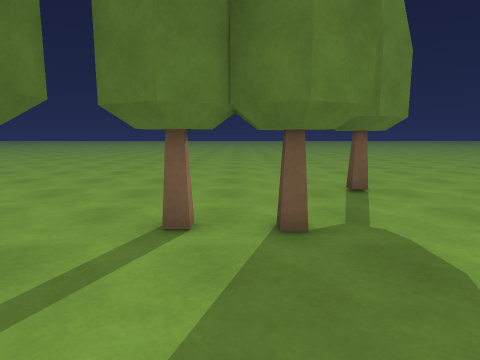
[1] (above)

24 first-person views from a walk through a Unity game level. The camera is 1.3 m above the floor, tilts 8° down and sees 75° across. The floor is counted in squares, 1 m on a side. Each view is taken from the middle of a square. On the plan, view 1 faces up. The plan holds only what a view shows up to about 14 squares ahead; the rest is blank. The place goes on beyond the plan.

[2]
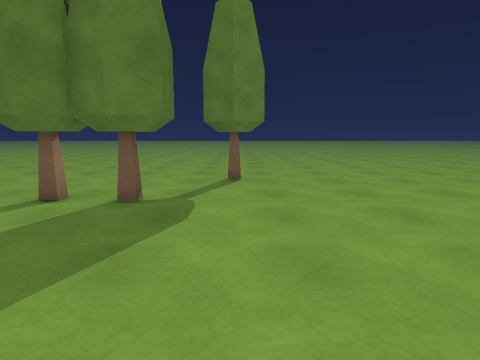

[3]
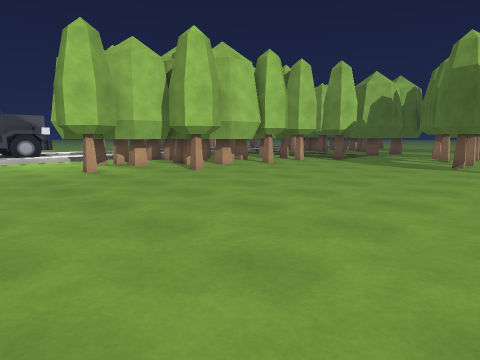

[4]
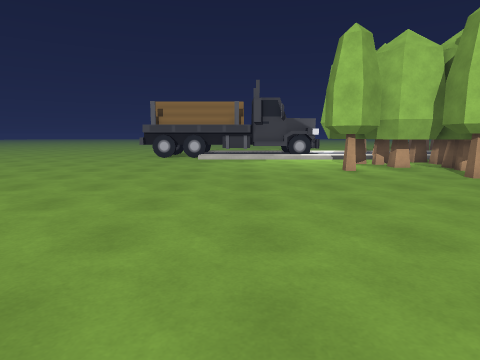

[5]
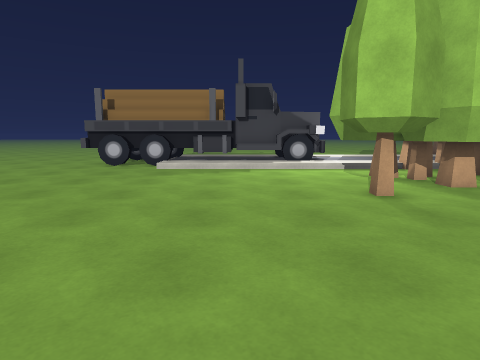

[6]
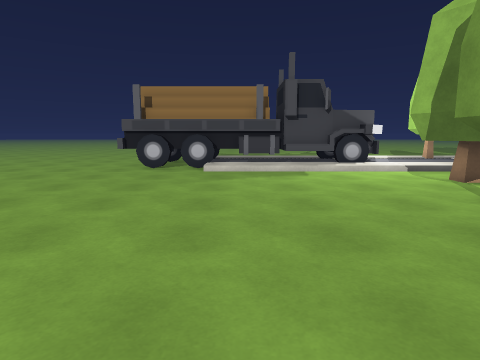

[7]
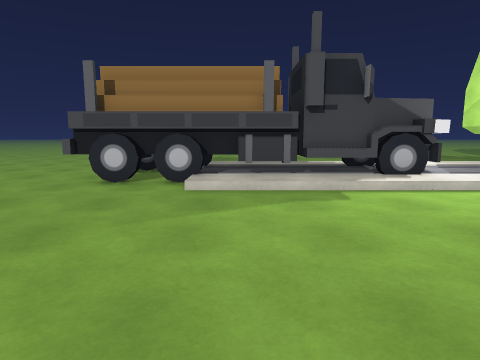

[8]
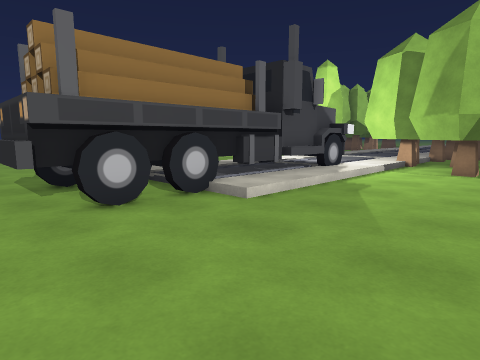

[9]
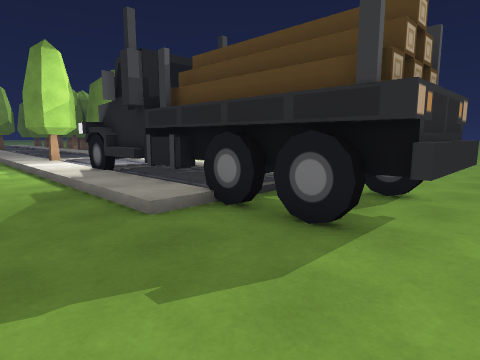

[10]
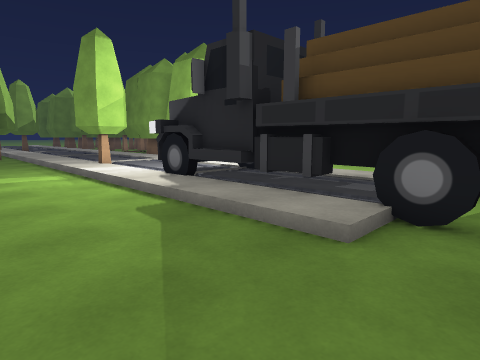

[11]
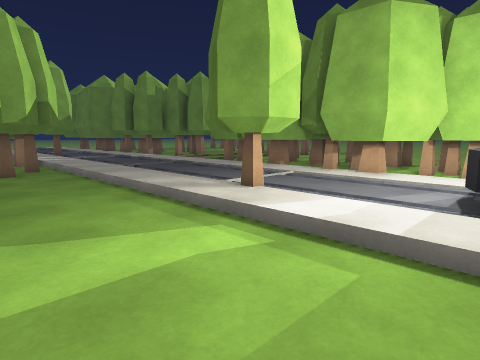

[12]
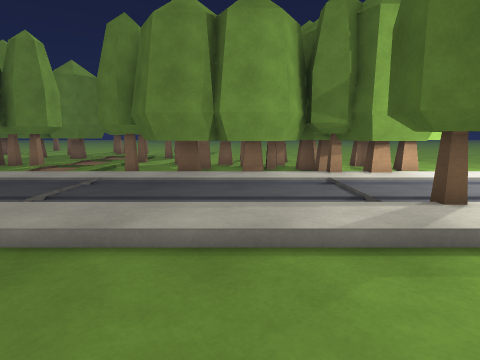

[13]
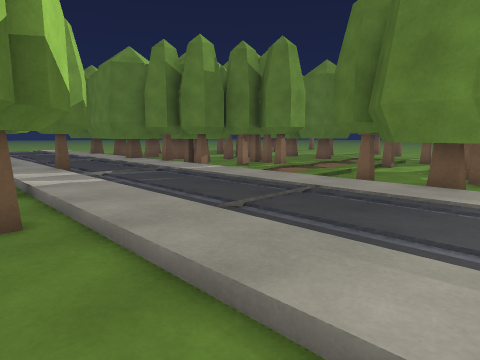

[14]
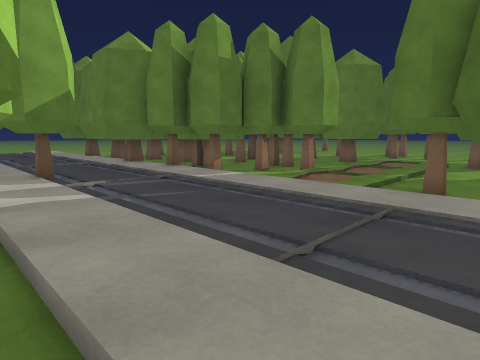

[15]
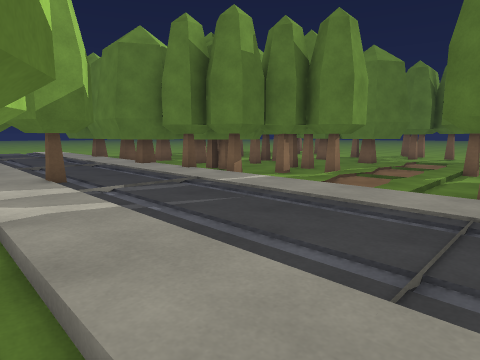

[16]
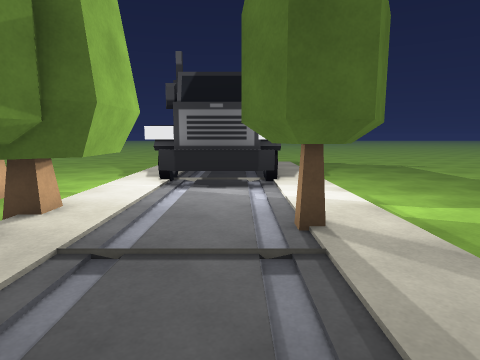

[17]
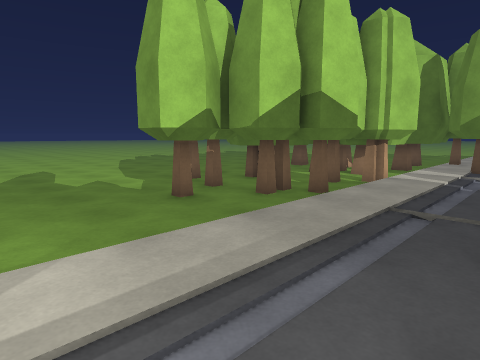

[18]
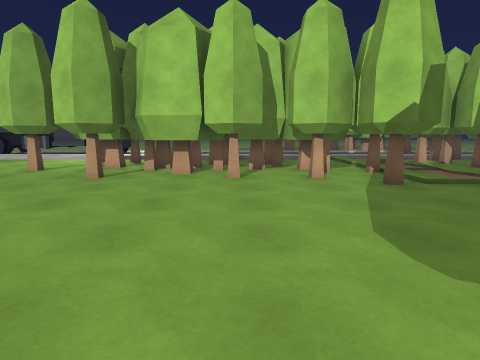

[19]
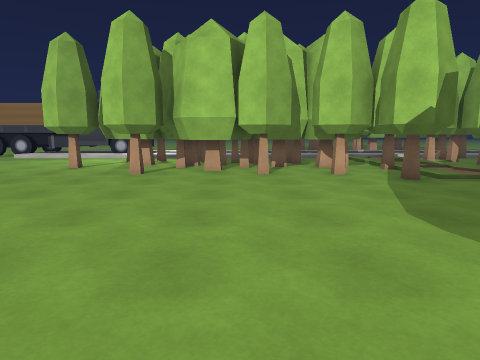

[20]
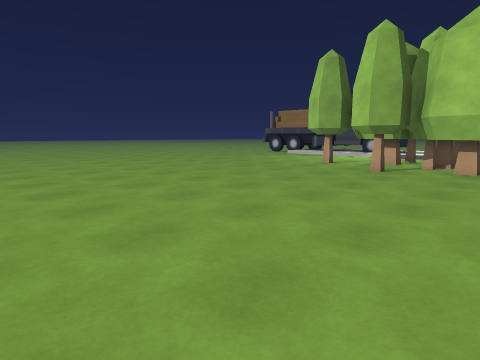

[21]
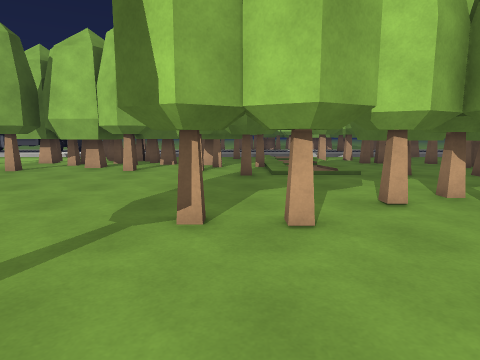

[22]
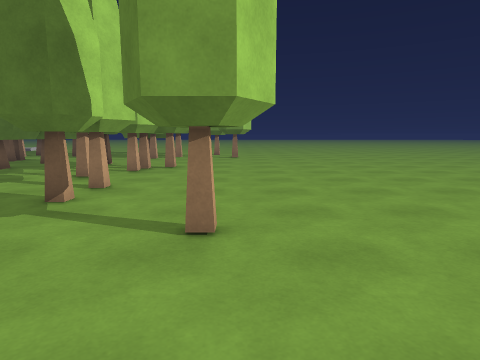

[23]
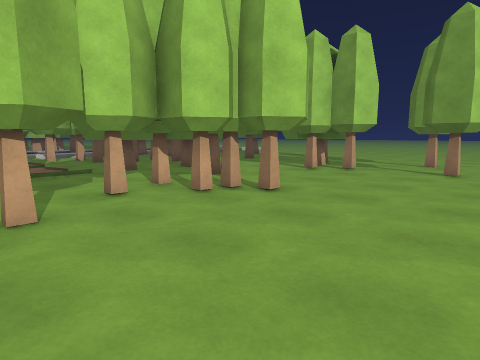

[24]
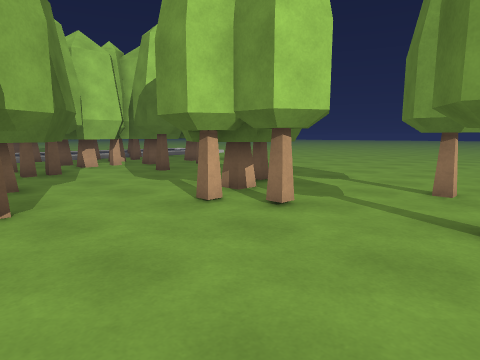

### Floor plan
Key: @ floor where view 1 was taken; # wall or solid block; . main floor; : floor 0.25 m higher than the main floor; / step, stairs or slope; T thing the floor can be seen under or through; R truck.
Columns run from 20 left of view 1 to 23 right of it. Each row starts with its distance up from view 1.
 10             ....................
  9          .......................
  8         #............. #............
  7   .. #  #............. #.................
  6 .... ##..................................
  5 ........  ....#  .TTTT..................
  4 .......## ....#T TTTTT..................
  3 ...... ###...   TT .....................
  2 ......####..####T .......................
  1  ...    #...## #..........................
  0        ....#####....@......................
 -1        ....######..###.....................
 -2        #...   ###.. ###.##..##..............
 -3      .##..     #/....#########..............
 -4      ##.. ##   ./. ##########..##...........
 -5       #######  ./.###############...........
 -6        ### #####/../############ ...........
 -7         ## ######../. ###### ###............
 -8          ########../  ##########............
 -9          ######./../############............
-10          ######./../###########.............
-11        #######:::::::##########::::::::.....
-12       #####:::::::::::::##:###:RRRRRRRRRRRR.
-13        ::::::::::::::::::::::::R RRRRRRRRRR.
-14      :::::::##:::::::::::::##::R RRRRRRRRRR.
-15      ::::  :##:::::::::::::##::RRRRRRRRRRRR.
-16          ####::##::::::::::##::::::::::.....
-17            ##########.......................
-18            # #########.....................
-19              ##########................... .
-20                   #####...  ........... ..

Where each view was taken, in squares from view 1:
view 1: 0 up, 0 right, facing up
view 2: 2 down, 3 right, facing up
view 3: 7 up, 16 right, facing down-left
view 4: 7 up, 16 right, facing down
view 5: 2 up, 15 right, facing down
view 6: 1 up, 17 right, facing down
view 7: 3 down, 17 right, facing down
view 8: 6 down, 23 right, facing down-left
view 9: 19 down, 23 right, facing up-left
view 10: 20 down, 20 right, facing up-left
view 11: 20 down, 12 right, facing up-left
view 12: 20 down, 4 right, facing up
view 13: 18 down, 4 right, facing up-left
view 14: 17 down, 2 right, facing up-left
view 15: 17 down, 1 right, facing up-left
view 16: 14 down, 3 right, facing right
view 17: 13 down, 6 right, facing down-left
view 18: 7 up, 4 right, facing down
view 19: 8 up, 5 right, facing down
view 20: 9 up, 4 right, facing down-right
view 21: 9 up, 0 right, facing down
view 22: 8 up, 7 right, facing left
view 23: 10 up, 0 right, facing down-left
view 24: 8 up, 7 left, facing down-left
